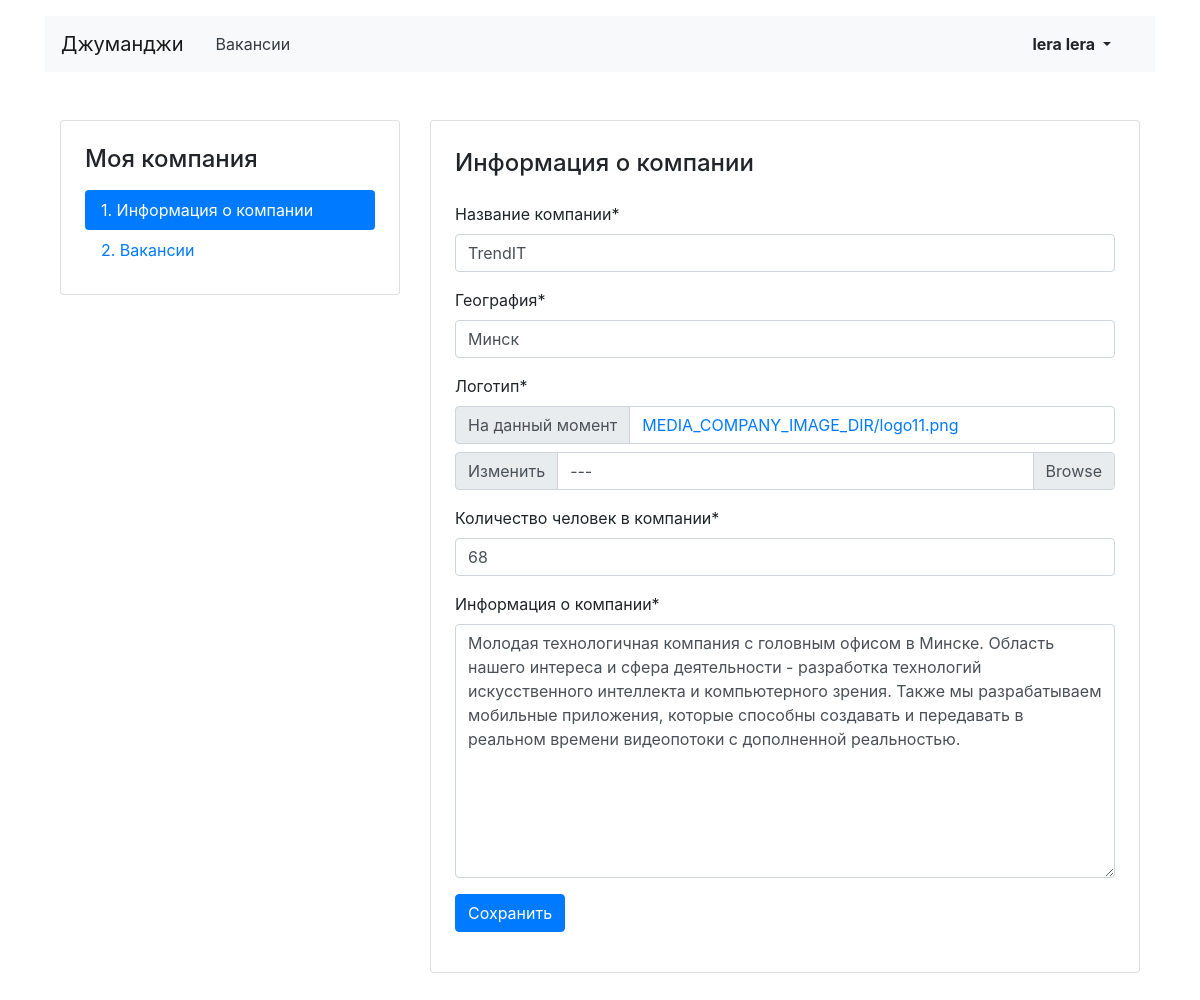
The page /mycompany/ (signed in) on the database its author committed.
### vacancies/models.py (models this page shows, shortened)
class Company(models.Model):
    name = models.CharField(max_length=64)
    location = models.CharField(max_length=64)
    logo = models.ImageField(upload_to='MEDIA_COMPANY_IMAGE_DIR')
    description = models.TextField(blank=True)
    employee_count = models.IntegerField()
    owner = models.OneToOneField(User, on_delete=models.PROTECT, related_name='companies', null=True, blank=True)
    class Meta:
        verbose_name = 'Компания'
        verbose_name_plural = 'Компании'

### vacancies/views.py (the view, shortened to what this page needs)
# urls.py: path('mycompany/', MyCompanyFullView.as_view(), name='mycompany'),
class MyCompanyFullView(UpdateView):
    form_class = MyCompanyForm
    template_name = 'vacancies/company-edit.html'
    def get(self, request, *args, **kwargs):
        try:
            mycompany = Company.objects.get(owner=request.user)
        except ObjectDoesNotExist:
            mycompany = None
        if not mycompany:
            return redirect('letsstart_mycompany')
        else:
            filled_form = MyCompanyForm(instance=mycompany)
            context = {
                'form': filled_form,
                'isCompanyClick': "nav-link active",
                'isVacancyClick': "nav-link"
            }
            return render(request, 'vacancies/company-edit.html', context=context)

### vacancies/forms.py
class MyCompanyForm(forms.ModelForm):
    name = forms.CharField(label='Название компании')
    location = forms.CharField(label='География')
    logo = forms.ImageField(label='Логотип')
    employee_count = forms.IntegerField(label='Количество человек в компании')
    description = forms.CharField(label='Информация о компании', widget=forms.Textarea())
    class Meta:
        model = Company
        fields = ['name', 'location', 'logo', 'employee_count', 'description']
    def __init__(self, *args, **kwargs):
        super().__init__(*args, **kwargs)
        self.helper = FormHelper()
        self.helper.form_method = 'post'
        self.helper.add_input(Submit('save', 'Сохранить'))
        self.helper

### vacancies/templates/vacancies/company-edit.html (shortened to what this page needs)
{% extends 'vacancies/my-company-base.html' %}
{% block mycompany %}
<div class="col-12 col-lg-8">
    <div class="card">
        <div class="card-body px-4 pb-4">
            <section class="tab-pane fade show active">
                <h2 class="h4 pt-2 pb-3">Информация о&nbsp;компании</h2>
                {% load crispy_forms_tags %}
                {% crispy form %}
            </section>
        </div>
    </div>
</div>
{% endblock %}

### vacancies/templates/vacancies/base.html (shortened to what this page needs)
<!DOCTYPE html>
<html lang="ru">
<head>
    <link rel="stylesheet" href="https://stackpath.bootstrapcdn.com/bootstrap/4.3.1/css/bootstrap.min.css"
>
</head>
<body>
<header class="container mt-3">
    <nav class="navbar navbar-expand-lg navbar-light bg-light">
        <a class="navbar-brand mr-4" href="{% url 'home' %}">Джуманджи</a>
        <div class="collapse navbar-collapse justify-content-between" id="navbarNav">
            <ul class="navbar-nav col-10">
                <li class="nav-item">
                    <a class="nav-link text-dark" href="{% url 'vacancies' %}">Вакансии</a>
                </li>
            </ul>
            {% if request.user.is_authenticated %}
            <ul class="navbar-nav col-2 justify-content-end">
                <li class="nav-item active">
                    <div class="btn-group">
                        {% if user.first_name or user.last_name %}
                        <button type="button" class="btn dropdown-toggle font-weight-bold  float-right"
                                data-toggle="dropdown" aria-haspopup="true" aria-expanded="false">
                            {{ user.first_name }} {{ user.last_name }}
                        </button>
                        {% else %}
                        <button type="button" class="btn dropdown-toggle font-weight-bold  float-right"
                                data-toggle="dropdown" aria-haspopup="true" aria-expanded="false">
                            {{ user.username }}
                        </button>
                        {% endif %}
                    </div>
                </li>
            </ul>
            {% else %}
            <ul class="navbar-nav col-2 justify-content-end">
                <li class="nav-item active">
                    <a href="{% url 'login' %}" class="nav-link font-weight-bold">Вход</a>
                </li>
            </ul>
            {% endif %}
        </div>
    </nav>
</header>
<main class="container mt-3">
    {% block content %}
    {% endblock %}
</main>
</body>
</html>

### rows shown on the page
Company: name "TrendIT", location "Минск", employee_count "68", description "Молодая технологичная компания с головным офисом в Минске. Область нашего интереса и сфера деятельности - разработка технологий искусственного интеллекта и компьютерного зрения. Также мы разрабатываем мобильные приложения, которые способны создавать и передавать в реальном времени видеопотоки с дополненной реальностью."

### other values the page prints
{{ user.first_name }} "lera"
{{ user.last_name }} "lera"
